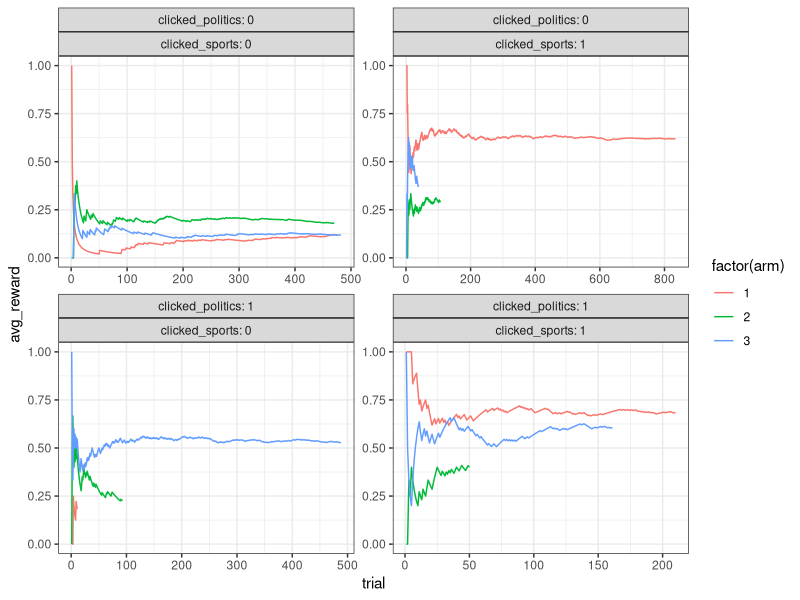

Generate this figure with R:
## ---- chunk 1
library(dplyr)
library(broom)
library(MASS)
library(ggplot2)
library(purrr)
library(tidyr)
library(knitr)

# set number of observations
n <- 10000

# make this reproducible
set.seed(7)

# simulate some data!
bandit_data <- data_frame(
  clicked_sports = sample(c(0,1), n, prob = c(0.6, 0.4), replace = T),
  clicked_politics = sample(c(0,1), n, prob = c(0.7, 0.3), replace = T),
  arm = sample(c(1:3), n, replace =  T),
  sports_coef = case_when(arm == 1 ~ .5,
                          arm == 2 ~ .1,
                          arm == 3 ~ .1),
  politics_coef = case_when(arm == 1 ~ .1,
                            arm == 2 ~ .1,
                            arm == 3 ~ .4),
  arm_baseline = case_when(arm == 1 ~ .1,
                           arm == 2 ~ .2,
                           arm == 3 ~ .1),
  rand_draw = runif(n)
) %>%
  mutate(click_factor = arm_baseline + sports_coef * clicked_sports + politics_coef * clicked_politics) %>%
  mutate(click = ifelse(click_factor >= rand_draw, 1, 0))
## ---- chunk 2
bandit_data %>%
  group_by(arm, clicked_sports, clicked_politics) %>%
  summarise(ct = n(), reward = sum(click), mean_clk_rt = mean(click)) %>%
  group_by(clicked_sports, clicked_politics) %>%
  filter(mean_clk_rt == max(mean_clk_rt)) %>%
  kable()

## ---- chunk 3
alpha = 7
## ---- chunk 4
library(MASS)

# this function returns the ucb estimates or p_t_a from above
inside_for_func <- function(inverse_cov_matrix, reward_vector_times_design_matrix, context_vector, alpha){
  theta_hat <- inverse_cov_matrix %*% reward_vector_times_design_matrix
  ucb_estimate <- t(theta_hat) %*% context_vector + 
    alpha * sqrt(t(context_vector) %*% inverse_cov_matrix %*% context_vector)
  return(ucb_estimate)
}

# This function updates the covariate matrix
update_cov_matrix <- function(cov_matrix, context_vector){
  return(cov_matrix + context_vector %*% t(context_vector))
}

# this one updates b_a from above
update_reward_vector_times_design_matrix <- function(reward_vector_times_design_matrix, reward, context_vector){
  return(reward_vector_times_design_matrix + reward * context_vector)
}

## ---- chunk 5
arms <- c(1:3)
d <- 2
arm_choice <- c()
cov_matrix <- list()
reward_vector_times_design_matrix <- list() # this corresponds to b_a above
ucb_estimate <- matrix(0, n, length(arms))
## ---- chunk 6
for (t in 1:n){
  context <- bandit_data[t,]
  for (a in arms){
    if(t == 1){
      cov_matrix[[a]] <- diag(d)
      reward_vector_times_design_matrix[[a]] <- rep(0, d)
    }
    inverse_cov_matrix <- ginv(cov_matrix[[a]])
    ucb_estimate[t, a] <- inside_for_func(inverse_cov_matrix, 
                    as.matrix(reward_vector_times_design_matrix[[a]]), 
                    as.matrix(c(context$clicked_sports, context$clicked_politics)), 
                    alpha)
  }
  trial_arm <- which(ucb_estimate[t,] == max(ucb_estimate[t,]))
  if(length(trial_arm) > 1){
    trial_arm <- sample(trial_arm, 1)
  }
  if(trial_arm == context$arm){
    arm_choice[t] <- trial_arm
  }else{
    arm_choice[t] <- t*10 # need to do this so I can filter out unused observations from bandit dataset
    next
  }
  cov_matrix[[arm_choice[t]]] <- update_cov_matrix(cov_matrix[[arm_choice[t]]], 
                                                as.matrix(c(context$clicked_sports, context$clicked_politics)))
  reward_vector_times_design_matrix[[arm_choice[t]]] <- update_reward_vector_times_design_matrix(
    as.matrix(reward_vector_times_design_matrix[[arm_choice[t]]]),
    context$click,
    as.matrix(c(context$clicked_sports, context$clicked_politics))
  )
}

## ---- chunk 7
bandit_data$arm_choice <- arm_choice

# create a function to apply to the list columns of the bandit data
lm_fun <- function(data){
  return(tidy(summary(lm(click ~ 0 + clicked_sports + clicked_politics, data))))
}

# apply the lm function to each arm's data from the original dataset
bandit_data %>%
  nest(-arm) %>%
  mutate(model = map(data, lm_fun)) %>%
  unnest(model) %>%
  dplyr::select(arm, term, data_estimate = estimate) %>%
  arrange(arm) -> coefficients_from_data

# calculate the coefficients for each of the arms using the bandit data
map_df(arms, function(i) data_frame(arm = i, term = c("clicked_sports", "clicked_politics"), bandit_estimate = as.vector(ginv(cov_matrix[[i]]) %*% reward_vector_times_design_matrix[[i]]))) -> coefficients_from_bandit

# join them together and see how different they are
coefficients_from_data %>%
  inner_join(coefficients_from_bandit, by = c("arm", "term")) %>%
  mutate(percent_difference = 100*((bandit_estimate - data_estimate)/data_estimate)) %>%
  kable()

## ---- chunk 8

bandit_data %>%
  filter(arm_choice < 10) %>%
  group_by(clicked_sports, clicked_politics, arm_choice) %>%
  mutate(total_reward = cumsum(click), trial = c(1:n())) %>%
  mutate(avg_reward = total_reward/trial) %>%
  ggplot(aes(x = trial, y = avg_reward, color = factor(arm), group = factor(arm))) +
  geom_path() +
  facet_wrap(~clicked_politics + clicked_sports, scales = "free", labeller = "label_both") +
  theme_bw()

